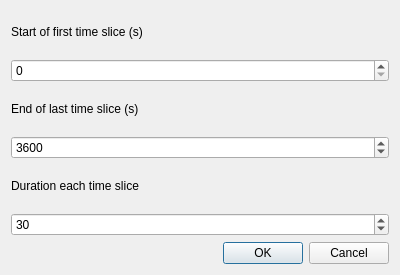
<?xml version="1.0" encoding="UTF-8"?>
<ui version="4.0">
 <class>event_dialog</class>
 <widget class="QDialog" name="event_dialog">
  <property name="windowModality">
   <enum>Qt::ApplicationModal</enum>
  </property>
  <property name="geometry">
   <rect>
    <x>0</x>
    <y>0</y>
    <width>400</width>
    <height>275</height>
   </rect>
  </property>
  <property name="windowTitle">
   <string>Event mode</string>
  </property>
  <layout class="QGridLayout" name="gridLayout">
   <item row="0" column="0">
    <widget class="QLabel" name="label_2">
     <property name="text">
      <string>Start of first time slice (s)</string>
     </property>
    </widget>
   </item>
   <item row="1" column="0">
    <widget class="QSpinBox" name="start">
     <property name="maximum">
      <number>30000</number>
     </property>
    </widget>
   </item>
   <item row="2" column="0">
    <widget class="QLabel" name="label_3">
     <property name="text">
      <string>End of last time slice (s)</string>
     </property>
    </widget>
   </item>
   <item row="3" column="0">
    <widget class="QSpinBox" name="stop">
     <property name="maximum">
      <number>60000</number>
     </property>
     <property name="singleStep">
      <number>5</number>
     </property>
     <property name="value">
      <number>3600</number>
     </property>
    </widget>
   </item>
   <item row="4" column="0">
    <widget class="QLabel" name="label_4">
     <property name="text">
      <string>Duration each time slice</string>
     </property>
    </widget>
   </item>
   <item row="5" column="0">
    <widget class="QSpinBox" name="duration">
     <property name="maximum">
      <number>14400</number>
     </property>
     <property name="singleStep">
      <number>1</number>
     </property>
     <property name="value">
      <number>30</number>
     </property>
    </widget>
   </item>
   <item row="6" column="0">
    <widget class="QDialogButtonBox" name="buttonBox">
     <property name="orientation">
      <enum>Qt::Horizontal</enum>
     </property>
     <property name="standardButtons">
      <set>QDialogButtonBox::Cancel|QDialogButtonBox::Ok</set>
     </property>
    </widget>
   </item>
  </layout>
 </widget>
 <resources/>
 <connections>
  <connection>
   <sender>buttonBox</sender>
   <signal>accepted()</signal>
   <receiver>event_dialog</receiver>
   <slot>accept()</slot>
   <hints>
    <hint type="sourcelabel">
     <x>248</x>
     <y>254</y>
    </hint>
    <hint type="destinationlabel">
     <x>157</x>
     <y>274</y>
    </hint>
   </hints>
  </connection>
  <connection>
   <sender>buttonBox</sender>
   <signal>rejected()</signal>
   <receiver>event_dialog</receiver>
   <slot>reject()</slot>
   <hints>
    <hint type="sourcelabel">
     <x>316</x>
     <y>260</y>
    </hint>
    <hint type="destinationlabel">
     <x>286</x>
     <y>274</y>
    </hint>
   </hints>
  </connection>
 </connections>
</ui>
